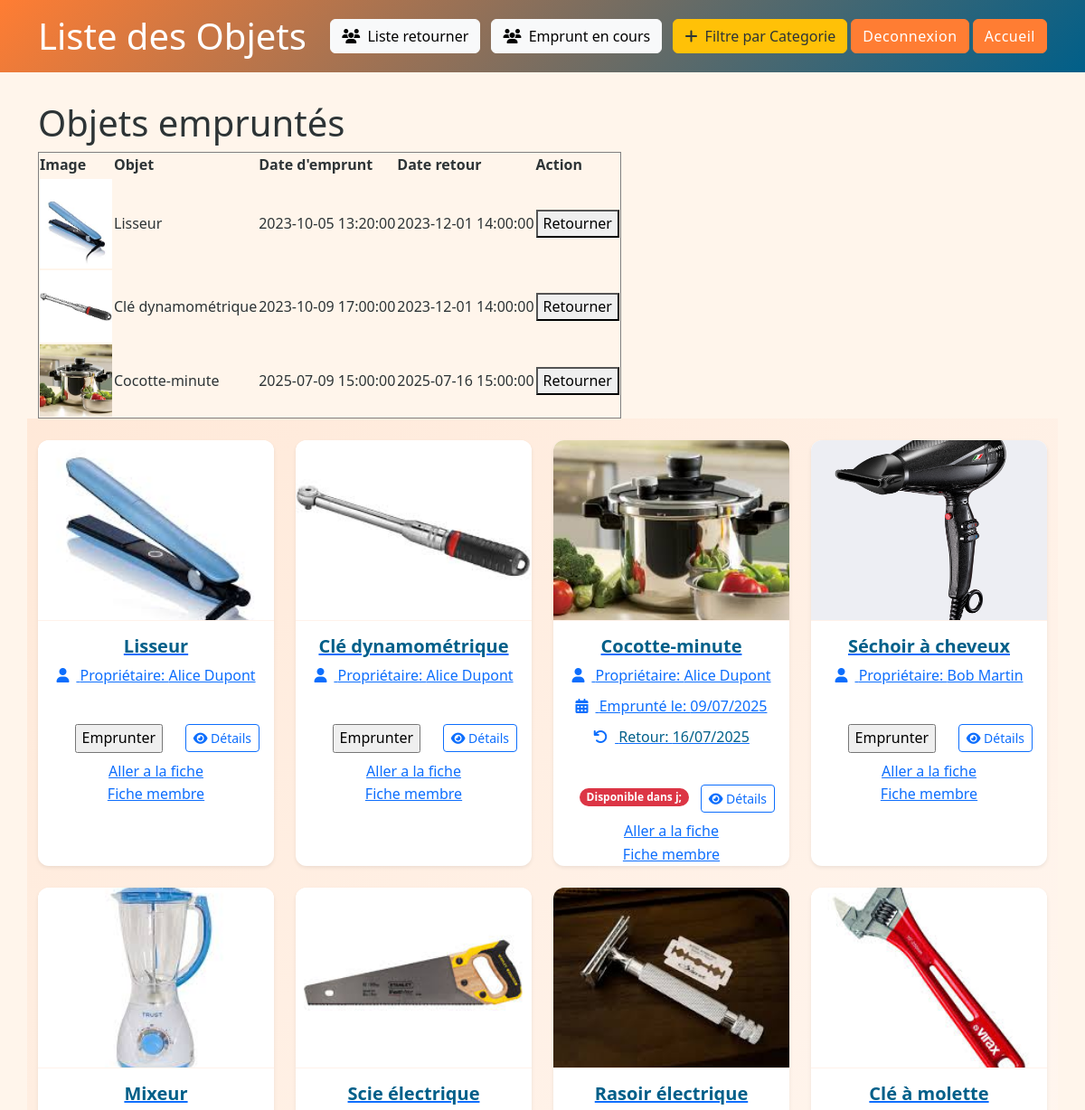
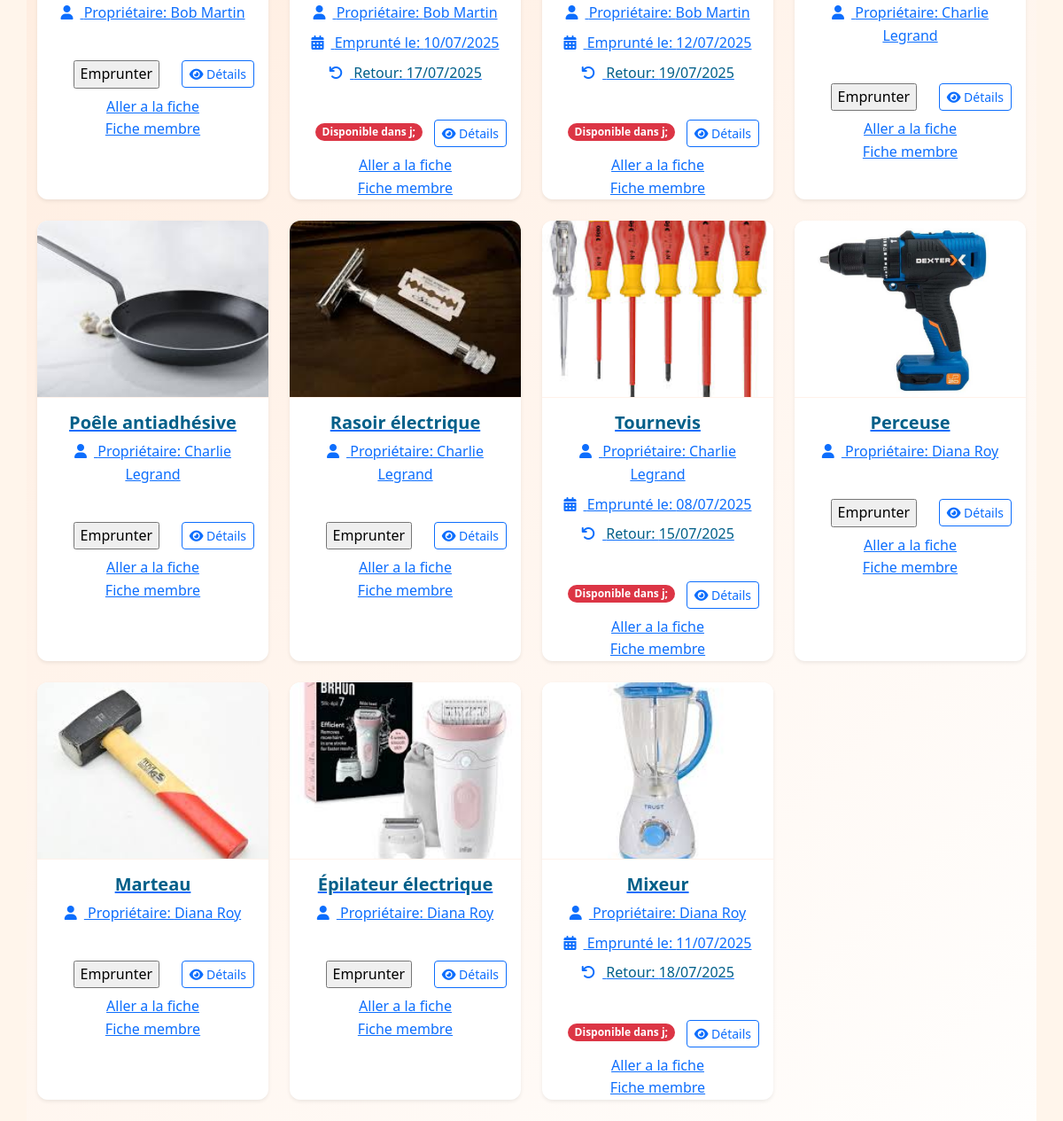
The page /pages/listeObjet.php (signed in) on the database its author committed (2 pictures, top to bottom).
### tables this page shows
CREATE TABLE Final_emprunt(
    id_emprunt INT AUTO_INCREMENT PRIMARY KEY,
    id_objet INT,
    id_membre INT,
    date_emprunt DATETIME,
    date_retour DATETIME,
    FOREIGN KEY (id_objet) REFERENCES Final_objet(id_objet),
    FOREIGN KEY (id_membre) REFERENCES Final_membre(id_membre)
);

CREATE TABLE Final_image_objet(
    id_image INT AUTO_INCREMENT PRIMARY KEY,
    id_objet INT,
    nom_image VARCHAR(100),
    FOREIGN KEY (id_objet) REFERENCES Final_objet(id_objet)
);

CREATE TABLE Final_objet (
    id_objet INT AUTO_INCREMENT PRIMARY KEY,
    nom_objet VARCHAR(100),
    id_categorie INT,
    id_membre INT,
    FOREIGN KEY (id_categorie) REFERENCES Final_categorie_objet(id_categorie),
    FOREIGN KEY (id_membre) REFERENCES Final_membre(id_membre)
);

### inc/fonction.php (called while the page is built, shortened)
<?php
    function liste_objets_empruntes() {
        include('base.php');
        $sql = "SELECT *
                FROM v_emprunts_en_cours ";
        $query = mysqli_query($bdd, $sql);
        $tab = [];
        while ($donne = mysqli_fetch_assoc($query)) {
            $tab[] = $donne;
        }
        return $tab;
    }
function get_emprunts_par_membre($id_membre) {
    include('base.php');
    $sql = "SELECT e.*, o.nom_objet, i.nom_image, o.id_objet
            FROM Final_emprunt e
            JOIN Final_objet o ON e.id_objet = o.id_objet
            LEFT JOIN Final_image_objet i ON o.id_objet = i.id_objet
            WHERE e.id_membre = '$id_membre'";
    $query = mysqli_query($bdd, $sql);
    $emprunts = [];
    while ($row = mysqli_fetch_assoc($query)) {
        $emprunts[] = $row;
    }
    return $emprunts;
}
?>

### pages/listeObjet.php (the view, shortened to what this page needs)
<?php
include('../inc/fonction.php');
$donne = liste_objets_empruntes();
$id_membre = $_SESSION['user']['id_membre'];
$emprunts = get_emprunts_par_membre($id_membre);
?>
<!DOCTYPE html>
<html lang="fr">
<head>
    <link href="../assets/bootstrap/css/bootstrap.min.css" rel="stylesheet">
    <link rel="stylesheet" href="../assets/bootstrap/css/all.min.css">
    <link rel="stylesheet" href="../assets/style.css">
</head>
<body>
    <header class="bg-primary text-white py-3">
        <div class="container">
            <div class="d-flex justify-content-between align-items-center">
                <h1 class="mb-0">Liste des Objets</h1>
                <div>
                    <a href="liste_retour.php" class="btn btn-light me-2">
                        <i class="fas fa-users me-1"></i> Liste retourner
                    </a>
                    <a href="#" class="btn btn-light me-2">
                        <i class="fas fa-users me-1"></i> Emprunt en cours
                    </a>
                    <a href="filtreCategorie.php" class="btn btn-accent">
                        <i class="fas fa-plus me-1"></i> Filtre par Categorie
                    </a>
                    <a href="deconnexion.php" class="btn btn-primary">
                        <i class="bi bi-person-plus"></i> Deconnexion
                    </a>
                    <a href="index.php" class="btn btn-primary">
                        <i class="bi bi-person-plus"></i> Accueil
                    </a>
                </div>
            </div>
        </div>
    </header>
    <div class="container">
    <h1>Objets empruntés</h1>
<?php if (empty($emprunts)) : ?>
    <p>Vous n'avez emprunté aucun objet.</p>
<?php else : ?>
    <table border="1">
        <tr>
            <th>Image</th>
            <th>Objet</th>
            <th>Date d'emprunt</th>
            <th>Date retour</th>
            <th>Action</th>
        </tr>
        <?php foreach ($emprunts as $e) : ?>
            <tr>
                <td><img src="../assets/image/<?= $e['nom_image'] ?>" width="80"></td>
                <td><?= $e['nom_objet'] ?></td>
                <td><?= $e['date_emprunt'] ?></td>
                <td><?= $e['date_retour'] ?></td>
                <td>
                    <form action="retour_emprunt.php" method="GET">
                        <button type="submit">Retourner</button>
                    </form>
                </td>
            </tr>
        <?php endforeach; ?>
    </table>
<?php endif; ?>
    </div>
    <main class="container py-4">
        <div class="row g-4">
            <?php foreach ($donne as $d) {
                $isBorrowed = !empty($d['date_retour']) && strtotime($d['date_retour']) > time();
            ?>
                <div class="col-md-6 col-lg-4 col-xl-3">
                    <a href="fiche_upload.php?id_img_principale=<?= $d['id_image'] ?>&&id_objet=<?= $d['id_objet'] ?>">
                        <div class="card h-100 border-0 shadow-sm objet-card">
                            <img src="../assets/image/<?= $d['nom_image'] ?>" class="card-img-top objet-image" alt="<?= $d['nom_objet'] ?>">
                            <div class="card-body">
                                <h5 class="card-title objet-title"><?= $d['nom_objet'] ?></h5>
                                <ul class="list-unstyled objet-meta">
                                    <li class="mb-2">
                                        <i class="fas fa-user text-primary me-2"></i>
                                        <span>Propriétaire: <?= $d['emprunteur'] ?></span>
                                    </li>
                                    <?php if ($isBorrowed): ?>
                                        <li class="mb-2">
                                            <i class="fas fa-calendar-alt text-primary me-2"></i>
                                            <span>Emprunté le: <?= date('d/m/Y', strtotime($d['date_emprunt'])) ?></span>
                                        </li>
                                        <li class="mb-2">
                                            <i class="fas fa-undo text-primary me-2"></i>
                                            <span class="return-date">Retour: <?= date('d/m/Y', strtotime($d['date_retour'])) ?></span>
                                        </li>
                                    <?php endif; ?>
                                </ul>
                            </div>
                            <div class="card-footer bg-transparent border-0">
                                <a href="details_objet.php?id=<?= $d['id_objet'] ?>" class="btn btn-sm btn-outline-primary float-end">
                                    <i class="fas fa-eye"></i> Détails
                                </a>
                                <?php if (!$isBorrowed) { ?>
                                    <a href="emprunt.php?id_membre=<?= $d['id_membre'] ?>&id_objet=<?= $d['id_objet'] ?>">
                                        <input type="button" value="Emprunter">
                                    </a>
                                <?php } ?>
                                    <?php if($isBorrowed){?>
                                    <span class="badge rounded-pill <?= $isBorrowed ? 'bg-danger' : 'bg-success' ?>">
                                        Disponible dans <?= $_SESSION['newDate']?> j;
                                </span>
                                <?php } ?>
                            </div>
                            <a href="fiche.php?id_objet=<?= $d['id_objet'] ?>&nom_image=<?= $d['nom_image'] ?>&id_image=<?= $d['id_image'] ?>">Aller a la fiche</a>
                            <a href="ficheMembre.php?id_membre=<?= $d['id_membre'] ?>">Fiche membre</a>
                        </div>
                    </a>
                </div>
            <?php } ?>
        </div>
    </main>
</body>
</html>

### assets/style.css (style rules this page uses)
:root { --primary: #FF7D33; --primary-light: rgba(255, 125, 51, 0.1); --secondary: #005F89; --accent: #FFC107; --light: #FFF5EB; --dark: #2D3436; --gray: #636E72; --white: #FFFFFF; }
body { font-family: 'Segoe UI', Roboto, 'Helvetica Neue', sans-serif; background-color: var(--light); color: var(--dark); line-height: 1.6; min-height: 100vh; display: flex; flex-direction: column; }
.card { border-radius: 15px; overflow: hidden; border: none; transition: transform 0.3s ease, box-shadow 0.3s ease; }
.btn-primary { background-color: var(--primary); border-color: var(--primary); font-weight: 500; letter-spacing: 0.5px; transition: all 0.3s ease; }
.card { animation: fadeIn 0.6s ease forwards; }
:root { --bs-primary: var(--primary); --bs-secondary: var(--secondary); }
.btn-accent { background-color: var(--accent); border-color: var(--accent); color: var(--dark); }
.objet-card { transition: all 0.3s ease; border-radius: 12px !important; overflow: hidden; }
.objet-image { height: 200px; object-fit: cover; border-bottom: 1px solid var(--primary-light); }
.objet-title { color: var(--secondary); font-weight: 600; }
.return-date { color: var(--secondary); font-weight: 500; }
header { background: linear-gradient(135deg, var(--primary) 0%, var(--secondary) 100%) !important; margin-bottom: 2rem; }
main { min-height: calc(100vh - 120px); display: flex; flex-direction: column; justify-content: center; align-items: center; text-align: center; background: linear-gradient(135deg, var(--primary-light) 0%, rgba(255,255,255,0.9) 100%); padding: 2rem; position: relative; overflow: hidden; }
main::before { content: ""; position: absolute; top: 0; left: 0; right: 0; bottom: 0; background: url('../assets/images/background-pattern.png') repeat; opacity: 0.05; z-index: -1; }

### rows shown on the page
final_emprunt: final_image_objet.nom_image (picture), id_objet.nom_objet "Lisseur", date_emprunt "2023-10-05 13:20:00", date_retour "2023-12-01 14:00:00"
final_emprunt: final_image_objet.nom_image (picture), id_objet.nom_objet "Clé dynamométrique", date_emprunt "2023-10-09 17:00:00", date_retour "2023-12-01 14:00:00"
final_emprunt: final_image_objet.nom_image (picture), id_objet.nom_objet "Cocotte-minute", date_emprunt "2025-07-09 15:00:00", date_retour "2025-07-16 15:00:00"

### other values the page prints
$d['nom_objet'] "Lisseur"
$d['emprunteur'] "Alice Dupont"
$d['nom_objet'] "Clé dynamométrique"
$d['nom_objet'] "Cocotte-minute"
date('d/m/Y', strtotime($d['date_emprunt'])) "09/07/2025"
date('d/m/Y', strtotime($d['date_retour'])) "16/07/2025"
$d['nom_objet'] "Séchoir à cheveux"
$d['emprunteur'] "Bob Martin"
$d['nom_objet'] "Mixeur"
$d['nom_objet'] "Scie électrique"
date('d/m/Y', strtotime($d['date_emprunt'])) "10/07/2025"
date('d/m/Y', strtotime($d['date_retour'])) "17/07/2025"
$d['nom_objet'] "Rasoir électrique"
date('d/m/Y', strtotime($d['date_emprunt'])) "12/07/2025"
date('d/m/Y', strtotime($d['date_retour'])) "19/07/2025"
